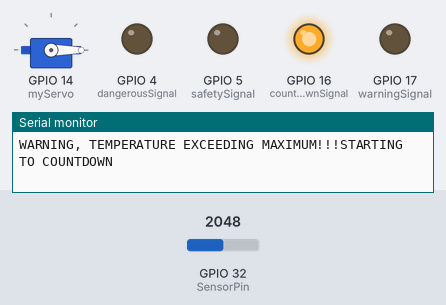
Simulated run of this sketch. Board: ESP32. Shown: servo, output pins drawn as LEDs (lit = HIGH), the last lines printed to the serial monitor. The inputs (shaded band) are chosen by the test bench; at power-on: GPIO 32 (SensorPin) = 2048.

Above: at 2.8 s.
2.9 s: GPIO 32 (SensorPin) set to 2331
7.1 s: GPIO 32 (SensorPin) set to 2426
At 9.2 s:
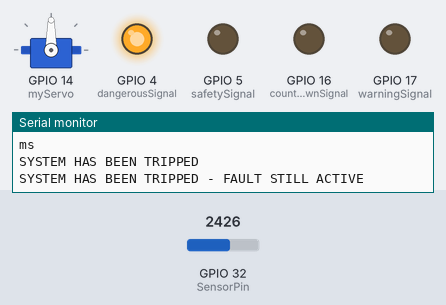
9.5 s: GPIO 32 (SensorPin) set to 2119
11.2 s: GPIO 32 (SensorPin) set to 1985
At 12.4 s:
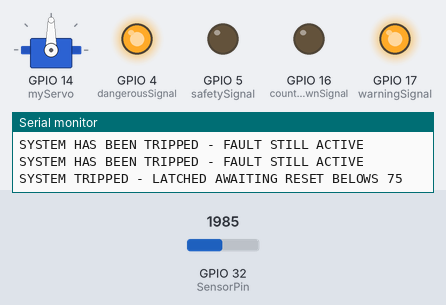
13.5 s: GPIO 32 (SensorPin) set to 1573
15.2 s: GPIO 32 (SensorPin) set to 1480
At 16.7 s:
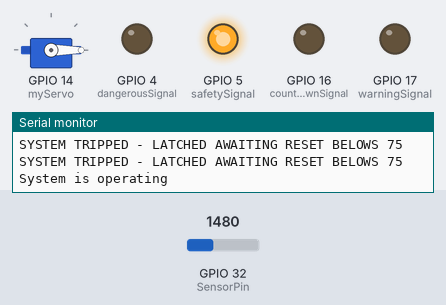
Timing chart, 0 to 18.2 s (numbered marks = the images above; inputs shaded):
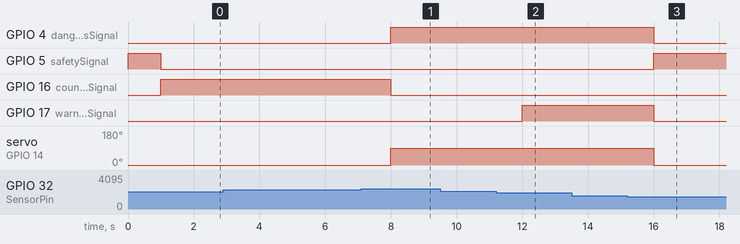

Measured:
- the behaviour switches between 2375 and 2376 on GPIO 32 (SensorPin) (found by bisection; images 0 and 1)
- the behaviour switches between 2048 and 2047 on GPIO 32 (SensorPin) (found by bisection; images 1 and 2)
- the behaviour switches between 1536 and 1535 on GPIO 32 (SensorPin) (found by bisection; images 2 and 3)
- after the input at 7.1 s, GPIO 4 (dangerousSignal): LOW → HIGH after 0.90 s instead of 1.9 s; GPIO 16 (countingDownSignal): HIGH → LOW after 0.90 s instead of 1.9 s; servo on GPIO 14 (myServo): 0° → 90° after 0.90 s instead of 1.9 s
- after the input at 11.2 s, GPIO 17 (warningSignal): LOW → HIGH after 0.80 s
- after the input at 15.2 s, GPIO 4 (dangerousSignal), GPIO 17 (warningSignal): HIGH → LOW after 0.80 s; GPIO 5 (safetySignal): LOW → HIGH after 0.80 s; servo on GPIO 14 (myServo): 90° → 0° after 0.80 s

The sketch:

Over_Temperature_Trip_Relay_Simulator.ino
```cpp
#include <ESP32Servo.h>
Servo myServo;
const int dangerousSignal = 4;
const int warningSignal = 17;
const int safetySignal = 5;
const int countingDownSignal = 16;
const int SensorPin = 32;
const long interval = 1000;
unsigned long previousMillis = 0;
const int tripTemp = 100;
const int resetTemp = 75;
bool inFault = false;
bool tripped = false;
unsigned long faultStartTime = 0;
void setup() {
  // put your setup code here, to run once:
  Serial.begin(115200);
  Serial.println("Hello, ESP32!");
  pinMode(dangerousSignal, OUTPUT);
  pinMode(countingDownSignal, OUTPUT);
  pinMode(warningSignal, OUTPUT);
  pinMode(safetySignal, OUTPUT);
  digitalWrite(dangerousSignal, LOW);
  digitalWrite(countingDownSignal, LOW);
  digitalWrite(warningSignal, LOW);
  digitalWrite(safetySignal, HIGH);
  myServo.attach(14);
  myServo.write(0);
  Serial.println("System is operating");
  }

void loop() {
  unsigned long currentMillis = millis();
  if (currentMillis - previousMillis >= interval)
  {previousMillis= currentMillis;
  int rawADC = analogRead(SensorPin);
  long Temperature = map(rawADC, 0, 4095, 0, 200);
  if (tripped)
  {
    if (Temperature < resetTemp)
    {
      tripped = false;
      inFault = false;
    } else if (Temperature >= tripTemp)
    {
      myServo.write(90);
      digitalWrite(dangerousSignal, HIGH);
      digitalWrite(countingDownSignal, LOW);
      digitalWrite(warningSignal, LOW);
      digitalWrite(safetySignal, LOW);
      Serial.println("SYSTEM HAS BEEN TRIPPED - FAULT STILL ACTIVE");

    }
    else
    {
      myServo.write(90);
      digitalWrite(dangerousSignal, HIGH);
      digitalWrite(countingDownSignal, LOW);
      digitalWrite(warningSignal, HIGH);
      digitalWrite(safetySignal, LOW);
      Serial.println("SYSTEM TRIPPED - LATCHED AWAITING RESET BELOWS 75");

    }
  }
  if (!tripped) {
  if (Temperature >= tripTemp){
   if (!inFault)
  {
    inFault = true;
    faultStartTime = currentMillis;
  }
  unsigned long elapsed = currentMillis - faultStartTime;
  unsigned long waitTime = 100000/(1+Temperature-tripTemp);
    if (elapsed >= waitTime){
      tripped = true;
      Serial.println(Temperature);
      Serial.println("TRIP elapsed time: ");
      Serial.println(elapsed);
      Serial.println("ms");
     myServo.write(90);
     digitalWrite(dangerousSignal, HIGH);
     digitalWrite(countingDownSignal, LOW);
     digitalWrite(warningSignal, LOW);
     digitalWrite(safetySignal, LOW);
     Serial.println("SYSTEM HAS BEEN TRIPPED");
}
   else {
  myServo.write(0);
  digitalWrite(dangerousSignal, LOW);
  digitalWrite(countingDownSignal, HIGH);
  digitalWrite(warningSignal, LOW);
  digitalWrite(safetySignal, LOW);
  Serial.println("WARNING, TEMPERATURE EXCEEDING MAXIMUM!!!STARTING TO COUNTDOWN");
}
}

  else if(Temperature < tripTemp && Temperature >= resetTemp){
  inFault = false;
  myServo.write(0);
  digitalWrite(dangerousSignal, LOW);
  digitalWrite(countingDownSignal, LOW);
  digitalWrite(warningSignal, HIGH);
  digitalWrite(safetySignal, LOW);
  Serial.println("CAUTIOUS! System's temperature is above average.");
    }
  else if(Temperature < resetTemp){
  inFault = false;
  myServo.write(0);
  digitalWrite(dangerousSignal, LOW);
  digitalWrite(countingDownSignal,LOW);
  digitalWrite(warningSignal, LOW);
  digitalWrite(safetySignal, HIGH);
  Serial.println("System is operating");
    }


  }
}
}
```
